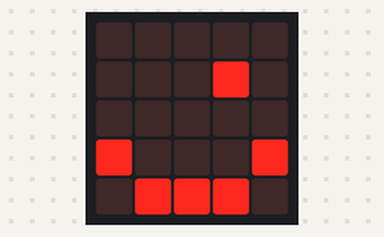
The program below on a simulated BBC micro:bit (MakeCode). Parts: the board's 5×5 LED display.

Above: at 3.5 s.
At 4.1 s:
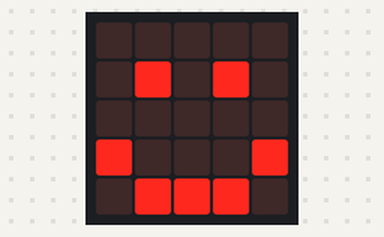

The program:

main.ts
```typescript
basic.showLeds(`
    . . . . .
    . # . # .
    . . . . .
    # . . . #
    . # # # .
    `)
basic.pause(1000)
basic.forever(function () {
    basic.pause(2000)
    for (let index = 0; index < 2; index++) {
        led.unplot(1, 1)
        basic.pause(200)
        led.plot(1, 1)
        basic.pause(200)
    }
})
```

test.ts
```typescript
// les tests vont ici ; cela ne sera pas compilé si ce paquet est utilisé en tant qu'extension.
```

Measured:
- by itself, everything shown: repeats every 2.8 s, in 4 steps
- what the display in image 1 shows lasts 2.2 s, from 4.0 s to 6.2 s
